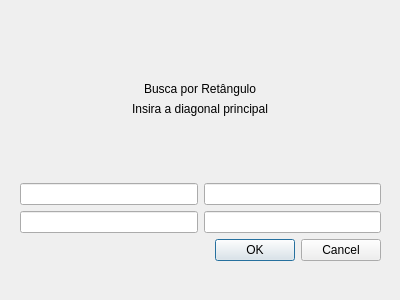
<?xml version="1.0" encoding="UTF-8"?>
<ui version="4.0">
 <class>RectangleSearchWindow</class>
 <widget class="QDialog" name="RectangleSearchWindow">
  <property name="geometry">
   <rect>
    <x>0</x>
    <y>0</y>
    <width>400</width>
    <height>300</height>
   </rect>
  </property>
  <property name="windowTitle">
   <string>Dialog</string>
  </property>
  <widget class="QWidget" name="">
   <property name="geometry">
    <rect>
     <x>20</x>
     <y>20</y>
     <width>361</width>
     <height>241</height>
    </rect>
   </property>
   <layout class="QVBoxLayout" name="verticalLayout">
    <item alignment="Qt::AlignHCenter|Qt::AlignBottom">
     <widget class="QLabel" name="label">
      <property name="text">
       <string>Busca por Retângulo</string>
      </property>
     </widget>
    </item>
    <item alignment="Qt::AlignHCenter|Qt::AlignTop">
     <widget class="QLabel" name="label_2">
      <property name="text">
       <string>Insira a diagonal principal</string>
      </property>
     </widget>
    </item>
    <item>
     <layout class="QHBoxLayout" name="horizontalLayout">
      <item>
       <widget class="QLineEdit" name="p1x"/>
      </item>
      <item>
       <widget class="QLineEdit" name="p1y"/>
      </item>
     </layout>
    </item>
    <item>
     <layout class="QHBoxLayout" name="horizontalLayout_2">
      <item>
       <widget class="QLineEdit" name="p2x"/>
      </item>
      <item>
       <widget class="QLineEdit" name="p2y"/>
      </item>
     </layout>
    </item>
    <item>
     <widget class="QDialogButtonBox" name="button">
      <property name="orientation">
       <enum>Qt::Horizontal</enum>
      </property>
      <property name="standardButtons">
       <set>QDialogButtonBox::Cancel|QDialogButtonBox::Ok</set>
      </property>
     </widget>
    </item>
   </layout>
  </widget>
 </widget>
 <resources/>
 <connections>
  <connection>
   <sender>button</sender>
   <signal>accepted()</signal>
   <receiver>RectangleSearchWindow</receiver>
   <slot>accept()</slot>
   <hints>
    <hint type="sourcelabel">
     <x>248</x>
     <y>254</y>
    </hint>
    <hint type="destinationlabel">
     <x>157</x>
     <y>274</y>
    </hint>
   </hints>
  </connection>
  <connection>
   <sender>button</sender>
   <signal>rejected()</signal>
   <receiver>RectangleSearchWindow</receiver>
   <slot>reject()</slot>
   <hints>
    <hint type="sourcelabel">
     <x>316</x>
     <y>260</y>
    </hint>
    <hint type="destinationlabel">
     <x>286</x>
     <y>274</y>
    </hint>
   </hints>
  </connection>
 </connections>
</ui>
